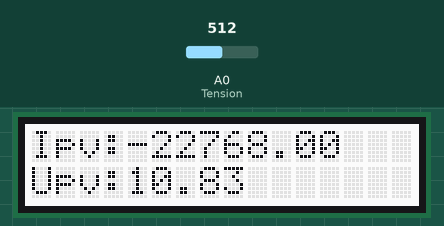
Recording of a sketch running on a simulated Arduino Uno, built with avr-gcc and run on an emulated ATmega328P. Shown: 16×2 character LCD. The test bench sets the inputs (shaded band); at power-on: A0 (Tension) = 512.

Above: at 1.2 s.
1.3 s: A0 (Tension) set to 716
At 3.3 s:
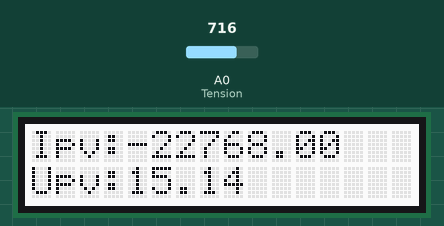
3.6 s: A0 (Tension) set to 900
At 4.7 s:
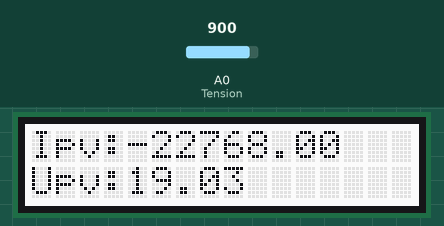
5.7 s: A0 (Tension) set to 1023
At 7.1 s:
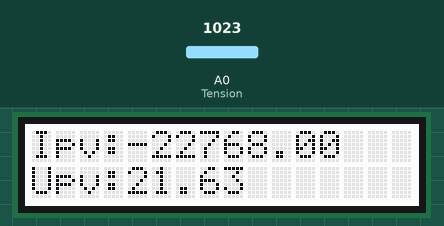
Timing chart, 0 to 8.7 s (numbered marks = the images above; inputs shaded):
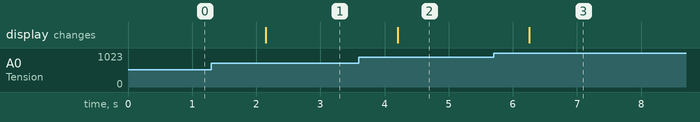

The sketch:

Affiche_2_0.ino
```cpp
#include <Wire.h>
#include <SPI.h>  // appel de la bibliothèque
#include "rgb_lcd.h"

#define CS 10  // affectation de la broche CS
rgb_lcd lcd;

int Tension = A0;
int tension;
int MSB;  // initialise MSB pour bit de poids forts
int LSB;  // initialise LSB bit de poid faible
signed int milli_amps;

void setup() {
  Serial.begin(9600);                    // initialisation de la liaison série
  SPI.begin();                           // initialisation du port SPI
  SPI.setDataMode(SPI_MODE0);            // configuration de la liaison SPI en mode 0
  SPI.setClockDivider(SPI_CLOCK_DIV64);  // configuration de l'horloge à 1MHz
  pinMode(CS, OUTPUT);

  lcd.begin(16, 2);
}

void loop() {

  digitalWrite(CS, LOW);                                      // activation de la ligne CS
  MSB = SPI.transfer(0x00);                                   // récupération des bit de poids forts
  LSB = SPI.transfer(0x00);                                   // récupération des bit de poids faibles
  digitalWrite(CS, HIGH);                                     // désactivation de la ligne CS
  milli_amps = (1000 / 89.95) * (((MSB << 8) | LSB) - 2048);  // formule de la datasheet * la valeur de correction

    // on enregistre le valuer lu sur le pin A0 dans tension
  affiche_text("Ipv:", 0, 0, 1);
  affiche_variable(milli_amps, 4, 0);

tension = analogRead(Tension);
  affiche_text("Upv:", 0, 1, 0);
  affiche_variable((tension * 0.0048) / 0.227, 4, 1);
  delay(1000);
}

void affiche_text(const char *texte, int curseur, int ligne, int clear) {

  if (clear)
    lcd.clear();                                                                // on efface ce qui est récrit sur l'afficheur
  lcd.setCursor(curseur, ligne);                                               // on décale le curseur de 5cases pour afficher la tension
  lcd.print(texte);                                                            //on affiche Upot pout tension du potentiometre
}

void affiche_variable(float variable, int curseur, int ligne) {                                               // on efface ce qui est récrit sur l'afficheur
  lcd.setCursor(curseur, ligne);                                                                              // on décale le curseur de 5cases pour afficher la tension
  lcd.print(variable);
}
```

Measured:
- after the input at 1.3 s, the display: changes after 0.85 s (image 1)
- after the input at 3.6 s, the display: changes after 0.60 s (image 2)
- after the input at 5.7 s, the display: changes after 0.56 s (image 3)
